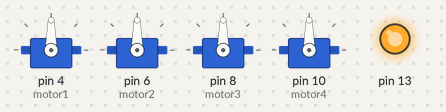
The sketch below on a simulated Arduino Uno, built with avr-gcc and run on an emulated ATmega328P. Shown: 4 × servo, output pins drawn as LEDs (lit = HIGH).

Above: at 6.5 s.
At 10.7 s:
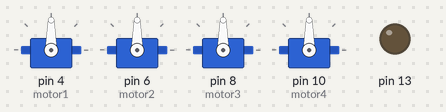
Timing chart, 0 to 15.3 s (numbered marks = the images above):
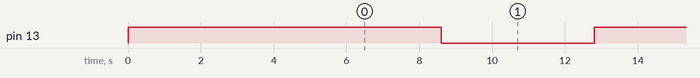

Measured:
- by itself, pin 13: alternates HIGH for 4.2 s and LOW for 4.2 s

The sketch:

MotorRobotExample_Arduino_code.ino
```cpp
#include <Servo.h>

int motor1 = 4;
int motor2 = 6;
int motor3 = 8;
int motor4 = 10;


Servo m1; //Define variables for each motor
Servo m2;
Servo m3;
Servo m4;


void setup() {
  // put your setup code here, to run once:
  pinMode(motor1,OUTPUT);  //Both motor pins are sending a signal out to the VEX motor controller
  pinMode(motor2,OUTPUT);
  pinMode(motor3,OUTPUT);
  pinMode(motor4,OUTPUT);
  pinMode(13,OUTPUT);

  m1.attach(motor1); //These lines tell the Arduino to send signals to the pins identified above to control the motor variables
  m2.attach(motor2);
  m3.attach(motor3);
  m4.attach(motor4);

  motorControl(-25, m1);
  motorControl(25, m2);
  motorControl(25, m3);
  motorControl(-25, m4);
  digitalWrite(13,HIGH); //Turn the LED on pin 13 on
  delay(4400); //Wait 1000 ms, or one second

  motorControl(0, m1);
  motorControl(0, m2);
  motorControl(0, m3);
  motorControl(0, m4);

}
void loop() {
  // put your main code here, to run repeatedly:

  //Send full forward to both motors
  //leftMotorControl(100);
  //rightMotorControl(100);
  motorControl(25, m1);
  motorControl(-25, m2);
  motorControl(-25, m3);
  motorControl(25, m4);

  digitalWrite(13,HIGH); //Turn the LED on pin 13 on
  delay(4200); //Wait 1000 ms, or one second

  //Send full backward to both motors
  motorControl(-25, m1);
  motorControl(25, m2);
  motorControl(25, m3);
  motorControl(-25, m4);
  digitalWrite(13,LOW); //Turn the LED on pin 13 off
  delay(4200);

}

//The functions below let you send a power value between -100 and 100 to the motors.
//The servo library uses numbers between 1000 and 2000 to control servos.

int leftMotorControl(int value){

m1.write(map(value,-100,100,1000,2000));

}

int rightMotorControl(int value){

m2.write(map(value,-100,100,1000,2000));

}

int motorControl(int value, Servo m){

m.write(map(value,-100,100,1000,2000));

}
```
